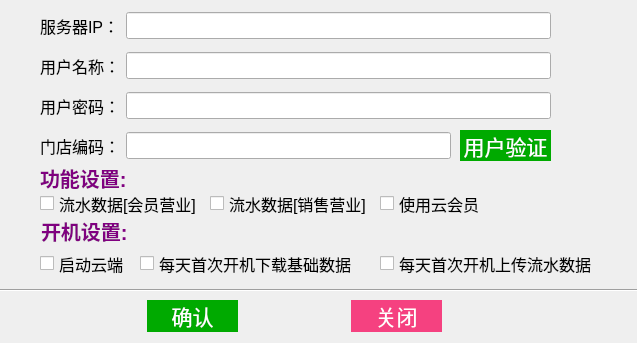
<?xml version="1.0" encoding="UTF-8"?>
<ui version="4.0">
 <class>w_sys_manage_cloudsync_basedataset</class>
 <widget class="QDialog" name="w_sys_manage_cloudsync_basedataset">
  <property name="geometry">
   <rect>
    <x>0</x>
    <y>0</y>
    <width>637</width>
    <height>343</height>
   </rect>
  </property>
  <property name="windowTitle">
   <string>Dialog</string>
  </property>
  <widget class="Line" name="line_3">
   <property name="geometry">
    <rect>
     <x>-10</x>
     <y>280</y>
     <width>651</width>
     <height>20</height>
    </rect>
   </property>
   <property name="orientation">
    <enum>Qt::Horizontal</enum>
   </property>
  </widget>
  <widget class="QWidget" name="layoutWidget">
   <property name="geometry">
    <rect>
     <x>40</x>
     <y>10</y>
     <width>511</width>
     <height>31</height>
    </rect>
   </property>
   <layout class="QHBoxLayout" name="horizontalLayout">
    <item>
     <widget class="QLabel" name="label_77">
      <property name="styleSheet">
       <string notr="true">font:12pt;</string>
      </property>
      <property name="text">
       <string>服务器IP：</string>
      </property>
     </widget>
    </item>
    <item>
     <widget class="QLineEdit" name="yun_server_ip">
      <property name="styleSheet">
       <string notr="true">font:12pt;</string>
      </property>
     </widget>
    </item>
   </layout>
  </widget>
  <widget class="QWidget" name="layoutWidget">
   <property name="geometry">
    <rect>
     <x>40</x>
     <y>300</y>
     <width>511</width>
     <height>32</height>
    </rect>
   </property>
   <layout class="QHBoxLayout" name="horizontalLayout_6">
    <item>
     <widget class="QPushButton" name="pushButton_submit">
      <property name="sizePolicy">
       <sizepolicy hsizetype="Fixed" vsizetype="Fixed">
        <horstretch>0</horstretch>
        <verstretch>0</verstretch>
       </sizepolicy>
      </property>
      <property name="minimumSize">
       <size>
        <width>91</width>
        <height>30</height>
       </size>
      </property>
      <property name="focusPolicy">
       <enum>Qt::NoFocus</enum>
      </property>
      <property name="styleSheet">
       <string notr="true">QPushButton{
font: 16pt ;
background-color: rgb(0, 170, 0);
color:white;
border-radius:0px;
}
QPushButton:pressed {
    background-color:rgb(85, 255, 127);
   color:#D3D3D3;
}</string>
      </property>
      <property name="text">
       <string>确认</string>
      </property>
     </widget>
    </item>
    <item>
     <widget class="QPushButton" name="pushButton_close">
      <property name="sizePolicy">
       <sizepolicy hsizetype="Fixed" vsizetype="Fixed">
        <horstretch>0</horstretch>
        <verstretch>0</verstretch>
       </sizepolicy>
      </property>
      <property name="minimumSize">
       <size>
        <width>91</width>
        <height>30</height>
       </size>
      </property>
      <property name="focusPolicy">
       <enum>Qt::NoFocus</enum>
      </property>
      <property name="styleSheet">
       <string notr="true">QPushButton{
font: 16pt ;
background-color:#F54180;
color:white;
border-radius:0px;
}
QPushButton:pressed {
    background-color:#BC356C;
   color:#D3D3D3;
 }
</string>
      </property>
      <property name="text">
       <string>关闭</string>
      </property>
     </widget>
    </item>
   </layout>
  </widget>
  <widget class="QWidget" name="layoutWidget">
   <property name="geometry">
    <rect>
     <x>40</x>
     <y>90</y>
     <width>511</width>
     <height>31</height>
    </rect>
   </property>
   <layout class="QHBoxLayout" name="horizontalLayout_3">
    <item>
     <widget class="QLabel" name="label_79">
      <property name="styleSheet">
       <string notr="true">font:12pt;</string>
      </property>
      <property name="text">
       <string>用户密码：</string>
      </property>
     </widget>
    </item>
    <item>
     <widget class="QLineEdit" name="cloudPass">
      <property name="styleSheet">
       <string notr="true">font:12pt;</string>
      </property>
     </widget>
    </item>
   </layout>
  </widget>
  <widget class="QWidget" name="layoutWidget">
   <property name="geometry">
    <rect>
     <x>40</x>
     <y>130</y>
     <width>411</width>
     <height>31</height>
    </rect>
   </property>
   <layout class="QHBoxLayout" name="horizontalLayout_4">
    <item>
     <widget class="QLabel" name="label_80">
      <property name="styleSheet">
       <string notr="true">font:12pt;</string>
      </property>
      <property name="text">
       <string>门店编码：</string>
      </property>
     </widget>
    </item>
    <item>
     <widget class="QLineEdit" name="orgCode">
      <property name="styleSheet">
       <string notr="true">font:12pt;</string>
      </property>
     </widget>
    </item>
   </layout>
  </widget>
  <widget class="QWidget" name="layoutWidget">
   <property name="geometry">
    <rect>
     <x>40</x>
     <y>50</y>
     <width>511</width>
     <height>31</height>
    </rect>
   </property>
   <layout class="QHBoxLayout" name="horizontalLayout_2">
    <item>
     <widget class="QLabel" name="label_78">
      <property name="styleSheet">
       <string notr="true">font:12pt;</string>
      </property>
      <property name="text">
       <string>用户名称：</string>
      </property>
     </widget>
    </item>
    <item>
     <widget class="QLineEdit" name="cloudUser">
      <property name="styleSheet">
       <string notr="true">font:12pt;</string>
      </property>
     </widget>
    </item>
   </layout>
  </widget>
  <widget class="QLabel" name="label_81">
   <property name="geometry">
    <rect>
     <x>40</x>
     <y>167</y>
     <width>101</width>
     <height>22</height>
    </rect>
   </property>
   <property name="styleSheet">
    <string notr="true">background:transparent;
color:purple;
font:bold 15pt;</string>
   </property>
   <property name="text">
    <string>功能设置:</string>
   </property>
  </widget>
  <widget class="QLabel" name="label_82">
   <property name="geometry">
    <rect>
     <x>41</x>
     <y>220</y>
     <width>100</width>
     <height>22</height>
    </rect>
   </property>
   <property name="styleSheet">
    <string notr="true">background:transparent;
color:purple;
font:bold 15pt;</string>
   </property>
   <property name="text">
    <string>开机设置:</string>
   </property>
  </widget>
  <widget class="QCheckBox" name="first_boot_upload_data">
   <property name="geometry">
    <rect>
     <x>380</x>
     <y>250</y>
     <width>231</width>
     <height>27</height>
    </rect>
   </property>
   <property name="styleSheet">
    <string notr="true">font:12pt;</string>
   </property>
   <property name="text">
    <string>每天首次开机上传流水数据</string>
   </property>
  </widget>
  <widget class="QCheckBox" name="sales_data_flag">
   <property name="geometry">
    <rect>
     <x>210</x>
     <y>190</y>
     <width>211</width>
     <height>27</height>
    </rect>
   </property>
   <property name="styleSheet">
    <string notr="true">font:12pt;</string>
   </property>
   <property name="text">
    <string>流水数据[销售营业]</string>
   </property>
  </widget>
  <widget class="QCheckBox" name="membership_data_flag">
   <property name="geometry">
    <rect>
     <x>40</x>
     <y>190</y>
     <width>181</width>
     <height>27</height>
    </rect>
   </property>
   <property name="styleSheet">
    <string notr="true">font:12pt;</string>
   </property>
   <property name="text">
    <string>流水数据[会员营业]</string>
   </property>
  </widget>
  <widget class="QCheckBox" name="first_boot_download_data">
   <property name="geometry">
    <rect>
     <x>140</x>
     <y>250</y>
     <width>251</width>
     <height>27</height>
    </rect>
   </property>
   <property name="styleSheet">
    <string notr="true">font:12pt;</string>
   </property>
   <property name="text">
    <string>每天首次开机下载基础数据</string>
   </property>
  </widget>
  <widget class="QCheckBox" name="checkBox_yun_member">
   <property name="geometry">
    <rect>
     <x>380</x>
     <y>190</y>
     <width>201</width>
     <height>27</height>
    </rect>
   </property>
   <property name="styleSheet">
    <string notr="true">font:12pt;</string>
   </property>
   <property name="text">
    <string>使用云会员</string>
   </property>
  </widget>
  <widget class="QCheckBox" name="checkBox_yun_start">
   <property name="geometry">
    <rect>
     <x>40</x>
     <y>250</y>
     <width>101</width>
     <height>27</height>
    </rect>
   </property>
   <property name="styleSheet">
    <string notr="true">font:12pt;</string>
   </property>
   <property name="text">
    <string>启动云端</string>
   </property>
  </widget>
  <widget class="QPushButton" name="pushButton_usrcheck">
   <property name="geometry">
    <rect>
     <x>460</x>
     <y>130</y>
     <width>91</width>
     <height>31</height>
    </rect>
   </property>
   <property name="sizePolicy">
    <sizepolicy hsizetype="Fixed" vsizetype="Fixed">
     <horstretch>0</horstretch>
     <verstretch>0</verstretch>
    </sizepolicy>
   </property>
   <property name="minimumSize">
    <size>
     <width>91</width>
     <height>30</height>
    </size>
   </property>
   <property name="focusPolicy">
    <enum>Qt::NoFocus</enum>
   </property>
   <property name="styleSheet">
    <string notr="true">QPushButton{
font: 16pt ;
background-color: rgb(0, 170, 0);
color:white;
border-radius:0px;
}
QPushButton:pressed {
    background-color:rgb(85, 255, 127);
   color:#D3D3D3;
}
QPushButton:disabled{
background-color: gray;
}</string>
   </property>
   <property name="text">
    <string>用户验证</string>
   </property>
  </widget>
 </widget>
 <tabstops>
  <tabstop>yun_server_ip</tabstop>
  <tabstop>cloudUser</tabstop>
  <tabstop>cloudPass</tabstop>
  <tabstop>orgCode</tabstop>
  <tabstop>membership_data_flag</tabstop>
  <tabstop>sales_data_flag</tabstop>
  <tabstop>first_boot_upload_data</tabstop>
  <tabstop>first_boot_download_data</tabstop>
 </tabstops>
 <resources/>
 <connections/>
</ui>
